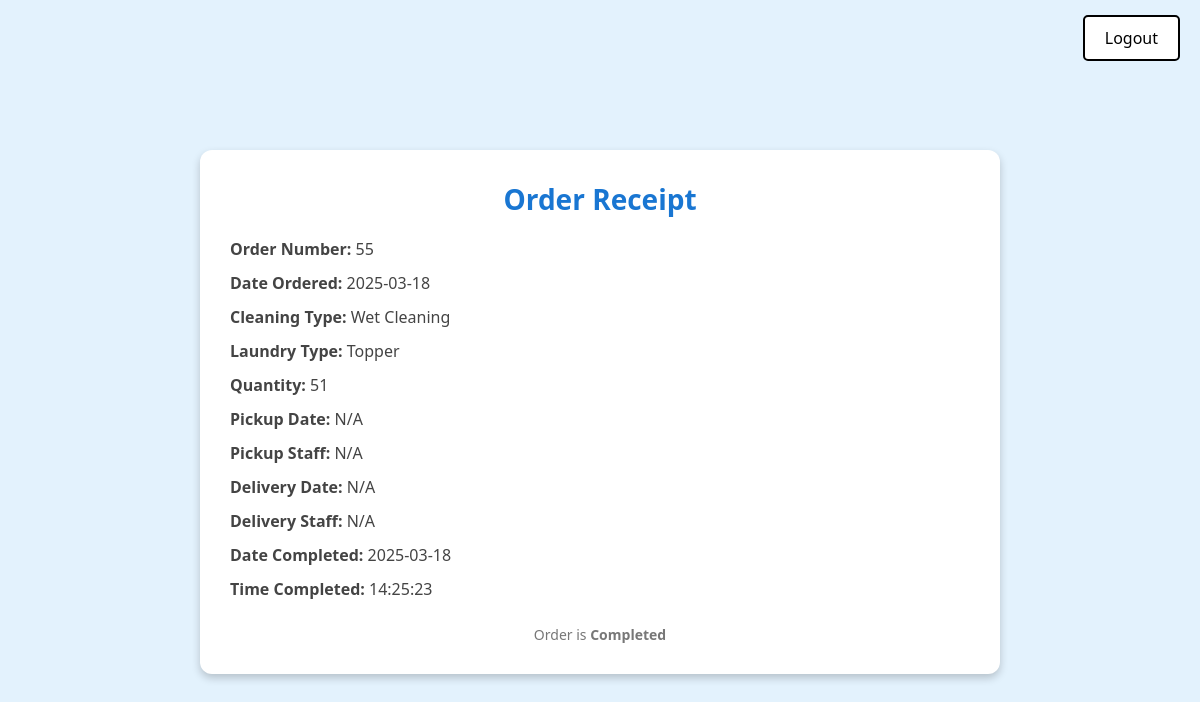
The app's page /Generation2.php?Receipt_ID=29 (signed in) with its own data.
### tables this page shows
CREATE TABLE `Receipts` (
  `Receipt_ID` int(11) NOT NULL AUTO_INCREMENT,
  `Order_ID` int(11) NOT NULL,
  `Delivery_ID` int(11) DEFAULT NULL,
  `Pickup_ID` int(11) DEFAULT NULL,
  `Date_completed` date DEFAULT NULL,
  `Time_completed` time DEFAULT NULL,
  `Status` enum('Checked','Unchecked') DEFAULT 'Unchecked',
  PRIMARY KEY (`Receipt_ID`),
  KEY `Orders_Receipts` (`Order_ID`),
  KEY `Delivery_Receipts` (`Delivery_ID`),
  KEY `Pickups_Receipts` (`Pickup_ID`),
  CONSTRAINT `Delivery_Receipts` FOREIGN KEY (`Delivery_ID`) REFERENCES `Delivery` (`Delivery_ID`),
  CONSTRAINT `Orders_Receipts` FOREIGN KEY (`Order_ID`) REFERENCES `Orders` (`Order_ID`),
  CONSTRAINT `Pickups_Receipts` FOREIGN KEY (`Pickup_ID`) REFERENCES `Pickups` (`Pickup_ID`)
);

CREATE TABLE `Orders` (
  `Order_ID` int(11) NOT NULL AUTO_INCREMENT,
  `Order_date` date NOT NULL,
  `Laundry_type` varchar(40) NOT NULL,
  `Laundry_quantity` varchar(40) NOT NULL,
  `Cleaning_type` varchar(40) NOT NULL,
  `Place` varchar(40) NOT NULL,
  `Priority_number` varchar(40) NOT NULL,
  `Status` varchar(250) DEFAULT NULL,
  `User_ID` int(11) NOT NULL,
  PRIMARY KEY (`Order_ID`),
  KEY `Users_Orders` (`User_ID`),
  CONSTRAINT `Users_Orders` FOREIGN KEY (`User_ID`) REFERENCES `Users` (`User_ID`)
);

### htdocs/Generation2.php (the view, shortened to what this page needs)
<?php
include 'db_connect.php';
include 'Logout.php';
$receipt_id = intval($_GET['Receipt_ID']);
$sql = "SELECT Receipts.*, Orders.Order_ID, Orders.Order_date, Orders.Laundry_type, Orders.Laundry_quantity,
               Orders.Cleaning_type, Orders.Place, Orders.Status,
               Delivery.Delivery_date, Delivery.Delivery_staff_name,
               Pickups.Date AS Pickup_Date, Pickups.Pickup_staff_name,
               Receipts.Date_completed, Receipts.Time_completed
        FROM Receipts
        INNER JOIN Orders ON Receipts.Order_ID = Orders.Order_ID
        LEFT JOIN Delivery ON Receipts.Delivery_ID = Delivery.Delivery_ID
        LEFT JOIN Pickups ON Receipts.Pickup_ID = Pickups.Pickup_ID
        WHERE Receipts.Receipt_ID = ?";
$stmt = mysqli_prepare($conn, $sql);
mysqli_stmt_bind_param($stmt, "i", $receipt_id);
mysqli_stmt_execute($stmt);
$result = mysqli_stmt_get_result($stmt);
$order = mysqli_fetch_assoc($result);
?>
<!DOCTYPE html>
<html lang="en">
<head>
</head>
<body>
<div class="receipt-container">
    <div class="receipt-header">Order Receipt</div>
    <div class="receipt-info">
        <div><strong>Order Number:</strong> <?php echo htmlspecialchars($order["Order_ID"]); ?></div>
        <div><strong>Date Ordered:</strong> <?php echo htmlspecialchars($order["Order_date"]); ?></div>
        <div><strong>Cleaning Type:</strong> <?php echo htmlspecialchars($order["Cleaning_type"]); ?></div>
        <div><strong>Laundry Type:</strong> <?php echo htmlspecialchars($order["Laundry_type"]); ?></div>
        <div><strong>Quantity:</strong> <?php echo htmlspecialchars($order["Laundry_quantity"]); ?></div>
        <div><strong>Pickup Date:</strong> <?php echo htmlspecialchars($order["Pickup_Date"]) ?: "N/A"; ?></div>
        <div><strong>Pickup Staff:</strong> <?php echo htmlspecialchars($order["Pickup_staff_name"]) ?: "N/A"; ?></div>
        <div><strong>Delivery Date:</strong> <?php echo htmlspecialchars($order["Delivery_date"]) ?: "N/A"; ?></div>
        <div><strong>Delivery Staff:</strong> <?php echo htmlspecialchars($order["Delivery_staff_name"]) ?: "N/A"; ?></div>
        <div><strong>Date Completed:</strong> <?php echo htmlspecialchars($order["Date_completed"]) ?: "N/A"; ?></div>
        <div><strong>Time Completed:</strong> <?php echo htmlspecialchars($order["Time_completed"]) ?: "N/A"; ?></div>
    </div>
    <div class="receipt-footer">
        Order is <strong><?php echo htmlspecialchars($order["Status"]); ?></strong>
    </div>
</div>
</body>
</html>

### htdocs/Generation2.php (style rules this page uses)
body { font-family: 'Segoe UI', Tahoma, Geneva, Verdana, sans-serif; background-color: #e3f2fd; margin: 0; padding: 20px; display: flex; justify-content: center; align-items: center; min-height: 98vh; }
.receipt-container { background: #ffffff; width: 98%; max-width: 800px; padding: 30px; box-shadow: 0 4px 8px rgba(0, 0, 0, 0.2); border-radius: 12px; text-align: center; box-sizing: border-box; }
.receipt-header { font-size: 28px; font-weight: bold; color: #1976d2; margin-bottom: 20px; }
.receipt-info { text-align: left; font-size: 16px; color: #444; margin-bottom: 20px; }
.receipt-info div { margin-bottom: 12px; }
.receipt-footer { margin-top: 25px; font-size: 14px; color: #777; }

### records on screen
receipts: Order_ID.Order_ID "55", Order_ID.Order_date "2025-03-18", Order_ID.Cleaning_type "Wet Cleaning", Order_ID.Laundry_type "Topper", Order_ID.Laundry_quantity "51", Date_completed "2025-03-18", Time_completed "14:25:23", Order_ID.Status "Completed"

### other values on screen
htmlspecialchars($order["Pickup_Date"]) ?: "N/A" "N/A"
htmlspecialchars($order["Pickup_staff_name"]) ?: "N/A" "N/A"
htmlspecialchars($order["Delivery_date"]) ?: "N/A" "N/A"
htmlspecialchars($order["Delivery_staff_name"]) ?: "N/A" "N/A"
